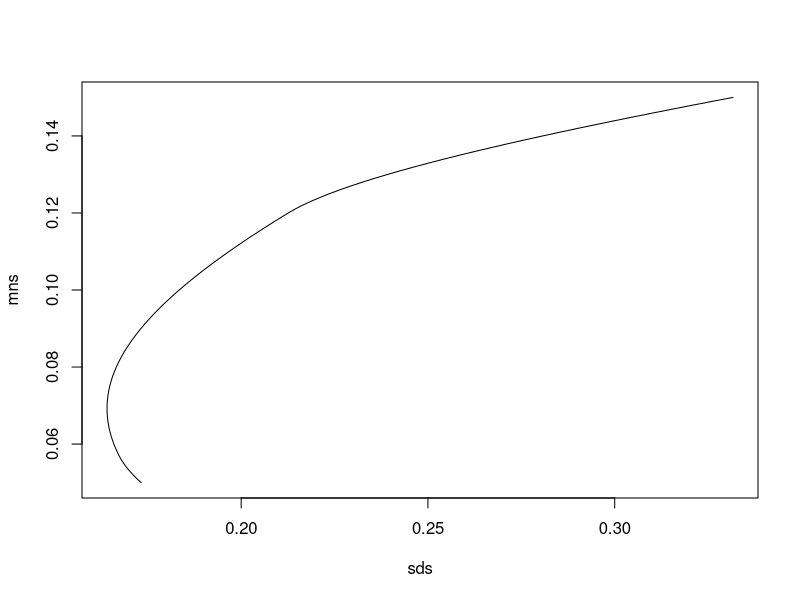

Write the R code that produced this figure. (Note: this script raises an error after producing the figure.)
library(quadprog)

mean.var.opt <- function(means, covMat, target, longOnly = FALSE){
  Dmat <- 2*covMat
  dvec <- matrix(0,nrow(covMat),1)
  Amat <- cbind(rep(1,nrow(covMat)),means)
  bvec <- matrix(c(1,target),1,2)
  if(longOnly){
    Amat <- cbind(Amat,diag(nrow(covMat)))
    bvec <- cbind(bvec, matrix(0,1,nrow(covMat)))
  }
  return(solve.QP(Dmat,dvec,Amat, bvec = bvec,meq=2))
}

# Dmat <- matrix(0,3,3)
# diag(Dmat) <- 2*c(1,2,3)
Dmat <- matrix(c(0.11,0.02,0.02,0.02,0.05,0.02,0.02,0.02,0.03),3,3)

test1 <- mean.var.opt(c(0.15,0.1,0.05), Dmat, 0.1,TRUE)
test2 <- mean.var.opt(c(0.15,0.1,0.05), Dmat, 0.1,FALSE)


mns <- seq(0.05, 0.15, by = 0.001)
sds <- sapply(mns, function(x) mean.var.opt(c(0.15,0.1,0.05), Dmat,x,TRUE)[[2]]^0.5)

plot(sds, mns, type="l")


mns <- seq(0.05, 0.15, by = 0.001)
assetMns <- assetMean(full.list,c('GS','HD'))
Dmat <- assetCov(full.list,c('GS','HD'))
sds <- sapply(mns, function(x) mean.var.opt(c(0.05,0.05), Dmat,x,FALSE)[[2]]^0.5)
plot(sds, mns, type="l")
